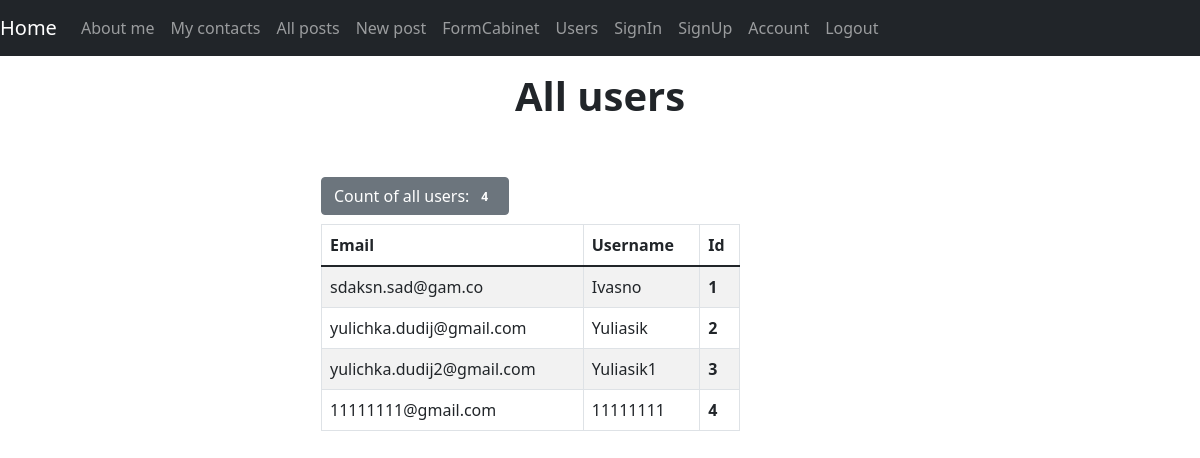
/auth/users (signed in), run on the app's committed database.
### app/auth/models.py (models this page shows, shortened)
class User(db.Model, UserMixin):
    id = db.Column(db.Integer, primary_key=True)
    username = db.Column(db.String(20), unique=True, nullable=False)
    email = db.Column(db.String(120), unique=True, nullable=False)
    image_file = db.Column(db.String(20), nullable=False, default='default.png')
    password = db.Column(db.String(60), nullable=False)

### app/auth/controller.py (the view)
@auth.route("/users", methods=['GET', 'POST'])
@login_required
def users():
    all_users = User.query.all()
    count = User.query.count()
    return render_template('users.html',
                           all_users=all_users,
                           count=count,
                           menu=App.getMenu(),
                           operating_system_front=operating_system,
                           user_agent_front=request.user_agent,
                           version_front=version,
                           local_time_front=local_time)

### app/app.py (called while the page is built)
    @staticmethod
    def getMenu():
        return {
            "/about": "About me",
            "/contacts": "My contacts",
            "/posts": "All posts",
            "/posts/create": "New post",
            "/forms/form": "FormCabinet",
            "/auth/users": "Users",
            "/auth/login": "SignIn",
            "/auth/register": "SignUp",
            "/auth/account": "Account",
            "/auth/logout": "Logout"
        }

### app/auth/models.py (called while the page is built)
@login_manager.user_loader
def user_loader(user_id):
    return User.query.get(int(user_id))

### app/auth/html/users.html (shortened to what this page needs)
{% extends 'parent.html' %}
{% block content %}
<div class="w-50 m-auto">
    <p class="text-center h1 fw-bold mb-5 mx-1 mx-md-4 mt-4">All users</p>
    <h1><button type="button" class="btn btn-secondary">
        Count of all users: <span class="badge badge-light fw-bold">{{count}}</span>
    </button></h1>
  <table class="table table-striped table-bordered w-75">
    <thead class="thead-dark">
        <tr>
            <th scope="col">Email</th>
            <th scope="col">Username</th>
            <th scope="col">Id</th>
        </tr>
        <tbody>
            {% for user in all_users %}
            <tr>
                <td>{{user.email}}</td>
                <td>{{user.username}}</td>
                <th scope="row">{{user.id}}</th>
            </tr>
            {% endfor %}
        </tbody>
    </thead>
</table>
</div>
{% endblock %}

### data on the page
User: email "sdaksn.sad@gam.co", username "Ivasno", id "1"
User: email "yulichka.dudij@gmail.com", username "Yuliasik", id "2"
User: email "yulichka.dudij2@gmail.com", username "Yuliasik1", id "3"
User: email "11111111@gmail.com", username "11111111", id "4"

### other printed values
{{ label }} "About me" "My contacts" "All posts" "New post" "FormCabinet" "Users" "SignIn" "SignUp" "Account" "Logout"
{{ count }} "4"
